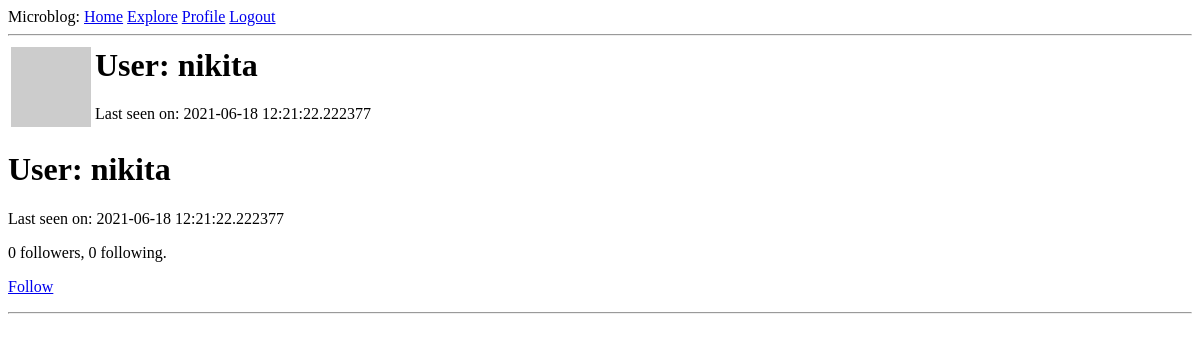
Before: /user/nikita (signed in) with the older database file.
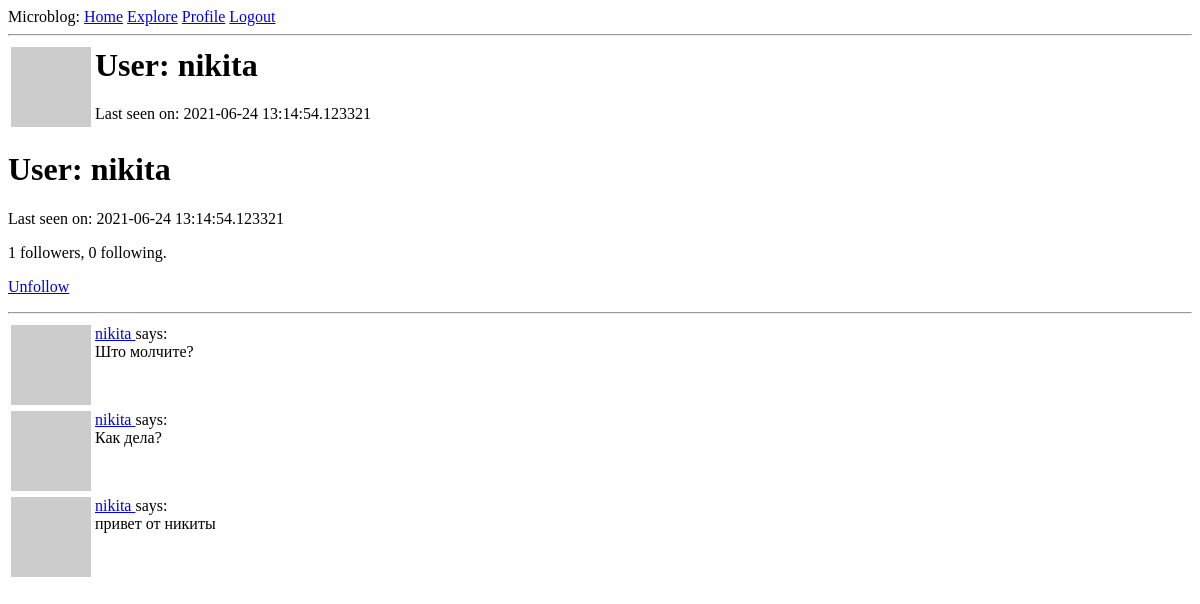
After: the same page with the newer database file.
### app/models.py (models this page shows, shortened)
class User(UserMixin,db.Model):
    id = db.Column(db.Integer,primary_key=True)
    username = db.Column(db.String(64), index=True, unique=True)
    email = db.Column(db.String(120), index=True, unique=True)
    password_hash = db.Column(db.String(128))
    posts = db.relationship('Post', backref='author', lazy='dynamic') # post.author
    about_me = db.Column(db.String(140))
    last_seen = db.Column(db.DateTime, default=datetime.utcnow)
    followed = db.relationship(
        'User', secondary=followers,
        primaryjoin=(followers.c.follower_id == id),
        secondaryjoin=(followers.c.followed_id == id),
        backref=db.backref('followers', lazy='dynamic'), lazy='dynamic')
    def avatar(self,size):
        digest = md5(self.email.lower().encode('utf-8')).hexdigest()
        return 'https://www.gravatar.com/avatar/{}?d=identicon&s={}'.format(
            digest, size)
    def is_following(self, user):
        return self.followed.filter(
            followers.c.followed_id == user.id).count() > 0

class Post(db.Model):
    id = db.Column(db.Integer, primary_key=True)
    body = db.Column(db.String(140))
    timestamp = db.Column(db.DateTime, index=True, default=datetime.utcnow)
    user_id = db.Column(db.Integer, db.ForeignKey('user.id'))

### app/routes.py (the view)
@app.route('/user/<username>')
@login_required
def user(username):
    user = User.query.filter_by(username=username).first_or_404()
    page = request.args.get('page', 1, type=int)
    posts = user.posts.order_by(Post.timestamp.desc()).paginate(
        page, app.config['POSTS_PER_PAGE'], False)
    next_url = url_for('user', username=user.username, page=posts.next_num) \
        if posts.has_next else None
    prev_url = url_for('user', username=user.username, page=posts.prev_num) \
        if posts.has_prev else None
    return render_template('user.html', user=user, posts=posts.items,
                           next_url=next_url, prev_url=prev_url)

### app/models.py (called while the page is built)
@login.user_loader # пользовательский загрузчик
def load_user(id):
    return User.query.get(int(id))

### app/routes.py (called while the page is built)
@app.before_request
def before_request():
    if current_user.is_authenticated:
        current_user.last_seen = datetime.utcnow()
        db.session.commit()

### app/templates/user.html (shortened to what this page needs)
{% extends "base.html" %}
{% block content %}
    <table>
        <tr valign="top">
            <td><img src="{{ user.avatar(128) }}"></td>
            <td>
                <h1>User: {{ user.username }}</h1>
                {% if user.last_seen %}<p>Last seen on: {{ user.last_seen }}</p>{% endif %}
            </td>
        </tr>
    </table>
            <h1>User: {{ user.username }}</h1>
    {% if user.last_seen %}<p>Last seen on: {{ user.last_seen }}</p>{% endif %}
    <p>{{ user.followers.count() }} followers, {{ user.followed.count() }} following.</p>
    {% if user == current_user %}
    <p><a href="{{ url_for('edit_profile') }}">Edit your profile</a></p>
    {% elif not current_user.is_following(user) %}
    <p><a href="{{ url_for('follow', username=user.username) }}">Follow</a></p>
    {% else %}
    <p><a href="{{ url_for('unfollow', username=user.username) }}">Unfollow</a></p>
    {% endif %}
    <hr>
    {% for post in posts %}
        {% include '_post.html' %}
    {% endfor %}
{% endblock %}

### app/templates/_post.html
<table>
    <tr valign="top">
        <td><img src="{{ post.author.avatar(36) }}"></td>
        <td>
            <a href="{{ url_for('user', username=post.author.username) }}">
                {{ post.author.username }}
            </a>
            says:<br>{{ post.body }}
        </td>
    </tr>
</table>

Changed rows visible on the page:
changed User "nikita": last_seen "2021-06-18 12:21:22.222377" → "2021-06-24 13:14:54.123321"
added Post: author.username "nikita", body "Што молчите?"
added Post: author.username "nikita", body "Как дела?"
added Post: author.username "nikita", body "привет от никиты"
Other visible differences:
{{ user.followers.count() }}: "0" → "1"
text no longer shown: "Follow"
text now shown: "Unfollow"
